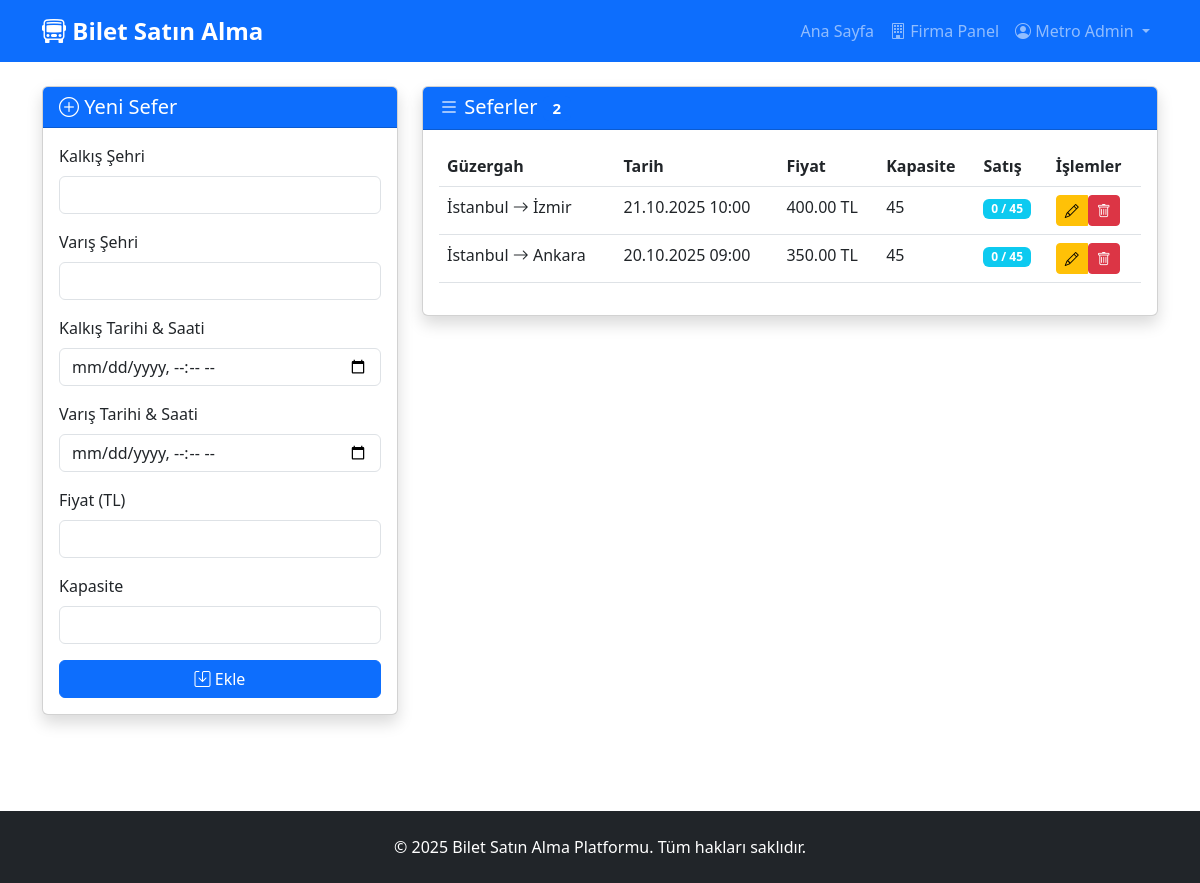
/firma_admin/trips.php (signed in), run on the app's committed database.
### tables this page shows
CREATE TABLE users (
                id TEXT PRIMARY KEY,
                full_name TEXT NOT NULL,
                email TEXT UNIQUE NOT NULL,
                password TEXT NOT NULL,
                role TEXT NOT NULL CHECK(role IN ('admin', 'firma_admin', 'user')),
                company_id TEXT,
                balance REAL DEFAULT 800,
                created_at DATETIME DEFAULT CURRENT_TIMESTAMP,
                FOREIGN KEY (company_id) REFERENCES bus_company(id) ON DELETE SET NULL
            );

CREATE TABLE trips (
                id TEXT PRIMARY KEY,
                company_id TEXT NOT NULL,
                departure_city TEXT NOT NULL,
                destination_city TEXT NOT NULL,
                departure_time DATETIME NOT NULL,
                arrival_time DATETIME NOT NULL,
                price REAL NOT NULL,
                capacity INTEGER NOT NULL,
                created_at DATETIME DEFAULT CURRENT_TIMESTAMP,
                FOREIGN KEY (company_id) REFERENCES bus_company(id) ON DELETE CASCADE
            );

### includes/auth.php (called while the page is built, shortened)
<?php
function isLoggedIn() {
    return isset($_SESSION['user_id']);
}
function getCurrentUser() {
    global $db;
    $stmt = $db->prepare("SELECT * FROM users WHERE id = ?");
    $stmt->execute([$_SESSION['user_id']]);
    return $stmt->fetch();
}

### firma_admin/trips.php (the view, shortened to what this page needs)
<?php
require_once __DIR__ . '/../config/database.php';
require_once __DIR__ . '/../includes/auth.php';
$currentUser = getCurrentUser();
$stmt = $db->prepare("
    SELECT t.*,
           (SELECT COUNT(*) FROM tickets WHERE trip_id = t.id AND status = 'active') as sold_tickets
    FROM trips t
    WHERE t.company_id = ?
    ORDER BY t.departure_time DESC
");
$stmt->execute([$currentUser['company_id']]);
$trips = $stmt->fetchAll();
$editTrip = null;
require_once __DIR__ . '/../includes/header.php';
?>
<div class="row">
    <div class="col-md-4">
        <div class="card shadow mb-4">
            <div class="card-header">
                <h5 class="mb-0">
                    <?php echo $editTrip ? '<i class="bi bi-pencil"></i> Sefer Düzenle' : '<i class="bi bi-plus-circle"></i> Yeni Sefer'; ?>
                </h5>
            </div>
            <div class="card-body">
                <form method="POST">
                    <div class="mb-3">
                        <label class="form-label">Kalkış Şehri</label>
                        <input type="text" class="form-control" name="departure_city" required
                               value="<?php echo htmlspecialchars($editTrip['departure_city'] ?? ''); ?>">
                    </div>
                    <div class="mb-3">
                        <label class="form-label">Varış Şehri</label>
                        <input type="text" class="form-control" name="destination_city" required
                               value="<?php echo htmlspecialchars($editTrip['destination_city'] ?? ''); ?>">
                    </div>
                    <div class="mb-3">
                        <label class="form-label">Kalkış Tarihi & Saati</label>
                        <input type="datetime-local" class="form-control" name="departure_time" required
                               value="<?php echo $editTrip ? date('Y-m-d\TH:i', strtotime($editTrip['departure_time'])) : ''; ?>">
                    </div>
                    <div class="mb-3">
                        <label class="form-label">Varış Tarihi & Saati</label>
                        <input type="datetime-local" class="form-control" name="arrival_time" required
                               value="<?php echo $editTrip ? date('Y-m-d\TH:i', strtotime($editTrip['arrival_time'])) : ''; ?>">
                    </div>
                    <div class="mb-3">
                        <label class="form-label">Fiyat (TL)</label>
                        <input type="number" step="0.01" class="form-control" name="price" required
                               value="<?php echo $editTrip['price'] ?? ''; ?>">
                    </div>
                    <div class="mb-3">
                        <label class="form-label">Kapasite</label>
                        <input type="number" class="form-control" name="capacity" required
                               value="<?php echo $editTrip['capacity'] ?? ''; ?>">
                    </div>
                    <button type="submit" name="save_trip" class="btn btn-primary w-100">
                        <i class="bi bi-save"></i> <?php echo $editTrip ? 'Güncelle' : 'Ekle'; ?>
                    </button>
                </form>
            </div>
        </div>
    </div>
    <div class="col-md-8">
        <div class="card shadow">
            <div class="card-header">
                <h5 class="mb-0">
                    <i class="bi bi-list"></i> Seferler
                    <span class="badge bg-primary"><?php echo count($trips); ?></span>
                </h5>
            </div>
            <div class="card-body">
                <?php if (count($trips) === 0): ?>
                    <div class="alert alert-info">
                        <i class="bi bi-info-circle"></i> Henüz sefer eklenmemiş.
                    </div>
                <?php else: ?>
                    <div class="table-responsive">
                        <table class="table table-hover">
                            <thead>
                                <tr>
                                    <th>Güzergah</th>
                                    <th>Tarih</th>
                                    <th>Fiyat</th>
                                    <th>Kapasite</th>
                                    <th>Satış</th>
                                    <th>İşlemler</th>
                                </tr>
                            </thead>
                            <tbody>
                                <?php foreach ($trips as $trip): ?>
                                    <tr>
                                        <td>
                                            <?php echo htmlspecialchars($trip['departure_city']); ?>
                                            <i class="bi bi-arrow-right"></i>
                                            <?php echo htmlspecialchars($trip['destination_city']); ?>
                                        </td>
                                        <td>
                                            <?php echo date('d.m.Y H:i', strtotime($trip['departure_time'])); ?>
                                        </td>
                                        <td><?php echo number_format($trip['price'], 2); ?> TL</td>
                                        <td><?php echo $trip['capacity']; ?></td>
                                        <td>
                                            <span class="badge bg-info">
                                                <?php echo $trip['sold_tickets']; ?> / <?php echo $trip['capacity']; ?>
                                            </span>
                                        </td>
                                        <td>
                                            <div class="btn-group btn-group-sm">
                                                <a href="/firma_admin/trips.php?edit=<?php echo $trip['id']; ?>"
                                                   class="btn btn-warning">
                                                    <i class="bi bi-pencil"></i>
                                                </a>
                                                <form method="POST" class="d-inline"
                                                      onsubmit="return confirmDelete('Bu seferi silmek istediğinizden emin misiniz?')">
                                                    <button type="submit" name="delete_trip" class="btn btn-danger btn-sm">
                                                        <i class="bi bi-trash"></i>
                                                    </button>
                                                </form>
                                            </div>
                                        </td>
                                    </tr>
                                <?php endforeach; ?>
                            </tbody>
                        </table>
                    </div>
                <?php endif; ?>
            </div>
        </div>
    </div>
</div>
<?php require_once __DIR__ . '/../includes/footer.php'; ?>

### includes/header.php (shortened to what this page needs)
<?php
require_once __DIR__ . '/auth.php';
$currentUser = getCurrentUser();
?>
<!DOCTYPE html>
<html lang="tr">
<head>
    <link href="https://cdn.jsdelivr.net/npm/bootstrap@5.3.0/dist/css/bootstrap.min.css" rel="stylesheet">
    <link rel="stylesheet" href="https://cdn.jsdelivr.net/npm/bootstrap-icons@1.11.0/font/bootstrap-icons.css">
    <link rel="stylesheet" href="/assets/css/style.css">
</head>
<body>
    <nav class="navbar navbar-expand-lg navbar-dark bg-primary">
        <div class="container">
            <a class="navbar-brand" href="/index.php">
                <i class="bi bi-bus-front"></i> Bilet Satın Alma
            </a>
            <div class="collapse navbar-collapse" id="navbarNav">
                <ul class="navbar-nav ms-auto">
                    <li class="nav-item">
                        <a class="nav-link" href="/index.php">Ana Sayfa</a>
                    </li>
                    <?php if (isLoggedIn()): ?>
                        <?php if ($_SESSION['role'] === 'admin'): ?>
                            <li class="nav-item">
                                <a class="nav-link" href="/admin/index.php">
                                    <i class="bi bi-shield-lock"></i> Admin Panel
                                </a>
                            </li>
                        <?php elseif ($_SESSION['role'] === 'firma_admin'): ?>
                            <li class="nav-item">
                                <a class="nav-link" href="/firma_admin/index.php">
                                    <i class="bi bi-building"></i> Firma Panel
                                </a>
                            </li>
                        <?php endif; ?>
                        <li class="nav-item dropdown">
                            <a class="nav-link dropdown-toggle" href="#" id="userDropdown" role="button" data-bs-toggle="dropdown">
                                <i class="bi bi-person-circle"></i> <?php echo htmlspecialchars($currentUser['full_name']); ?>
                            </a>
                        </li>
                    <?php endif; ?>
                </ul>
            </div>
        </div>
    </nav>
    <main class="container my-4">

### assets/css/style.css (style rules this page uses)
body { min-height: 100vh; display: flex; flex-direction: column; }
main { flex: 1; }
.navbar-brand { font-weight: 600; font-size: 1.5rem; }
.card-header { background-color: #0d6efd; color: white; font-weight: 600; }
.btn { transition: all 0.3s; }

### data on the page
users: full_name "Metro Admin"
trips: departure_city "İstanbul", destination_city "İzmir", departure_time "21.10.2025 10:00", price "400.00", capacity "45", sold_tickets "0"
trips: departure_city "İstanbul", destination_city "Ankara", departure_time "20.10.2025 09:00", price "350.00", capacity "45", sold_tickets "0"

### other printed values
count($trips) "2"
